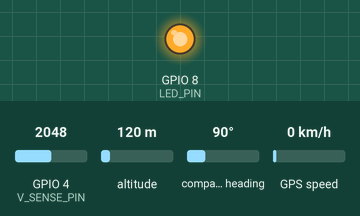
Bench run of a program on a simulated ESP32-C3. Parts: output pins drawn as LEDs (lit = HIGH). The test bench sets the inputs (shaded band); at power-on: altitude 120 m, GPIO 4 (V_SENSE_PIN) = 2048, compass heading 90°, GPS speed 0 km/h. EEPROM starts erased; the GPS gets a fix after 3 s at 37.7749, -122.4194 with 8 satellites; no radio packets arrive unless stated; what the program prints to the serial monitor is not drawn. At 45.0 s the program puts the board to deep sleep or switches it off; the recording ends there.

Above: at 1.4 s.
1.5 s: altitude set to 20 m
At 44.87 s:
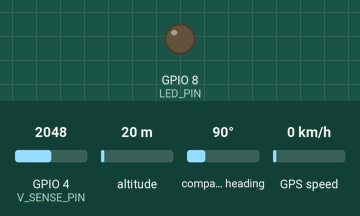
Timing chart, 0 to 45.0 s (numbered marks = the images above; inputs shaded):
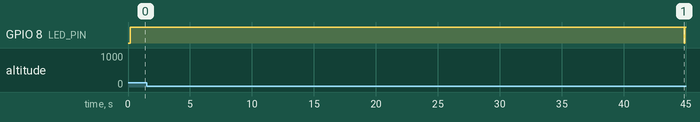

The program:

main.cpp
```cpp
#include "fcn.h"

#define WAIT_TIME_NO_FIX_S 20
#define WAIT_TIME_FIX_S 72
//#define DBG

TinyGPSPlus gps;
GpsData gpsData, oldGpsData;

void setup() {

    Serial.begin(115200);
    Serial1.begin(9600, SERIAL_8N1, GPS_TX_PIN, GPS_RX_PIN);

    #ifdef DBG
    for (uint8_t i = 0; i < 3; i++) {

        vTaskDelay(1000 / portTICK_PERIOD_MS);
        if (Serial) break;
    }
    #endif
    #ifndef DBG
    vTaskDelay(200 / portTICK_PERIOD_MS);
    #endif

    pinMode(LED_PIN, OUTPUT);
    digitalWrite(LED_PIN, 1);
    Serial1.println("$PMTK886,3*2B");
    EEPROM.begin(sizeof(GpsData));
    Serial.println(getVoltage());

    loraInit();
}

void loop() {

    if (Serial1.available()) {

        char c = Serial1.read();
        Serial.print(c);
        if(gps.encode(c)) {

            digitalWrite(LED_PIN, 0);
            gpsData.lat = gps.location.lat();
            gpsData.lng = gps.location.lng();
            gpsData.alt = gps.altitude.feet();
            gpsData.speed = gps.speed.knots();
            digitalWrite(LED_PIN, 1);

            uint16_t gpsMaxWait_ms = 2500;
            #ifdef DBG
            gpsMaxWait_ms = 7000;
            #endif

            if (millis() > gpsMaxWait_ms) {
                // There is GPS fix:
                if (gpsData.lat > 1) {

                    vTaskDelay(100 / portTICK_PERIOD_MS);
                    EEPROM.get(0, oldGpsData);

                    if (gpsData.isPoland() && !oldGpsData.lastWasPolish) {

                        loraSetConditions(434855000, 9, 7);
                        gpsData.lastWasPolish = true;
                    }
                    else {

                        loraSetConditions(433775000, 12, 5);
                        gpsData.lastWasPolish = false;
                    }
                    vTaskDelay(100 / portTICK_PERIOD_MS);

                    String txStr = createFrame(gpsData, oldGpsData);
                    Serial.println(txStr);

                    if (!isDistanceEnough(gpsData, oldGpsData)) {
                        vTaskDelay(41357 / portTICK_PERIOD_MS);
                    }

                    EEPROM.put(0, gpsData);
                    EEPROM.commit();

                    digitalWrite(LED_PIN, 0);
                    loraSend(txStr);
                    digitalWrite(LED_PIN, 1);

                    vTaskDelay(100 / portTICK_PERIOD_MS);

                    // Sleep:
                    goToSleep(WAIT_TIME_FIX_S);
                }
                // There is no GPS fix:
                else {
                    // Sleep:
                    goToSleep(WAIT_TIME_NO_FIX_S);
                }
            }
        }
    }
    vTaskDelay(1 / portTICK_PERIOD_MS);
}
```

fcn.h
```cpp
#ifndef FCN_H
#define FCN_H

#include "pinout.h"
#include <Arduino.h>
#include <TinyGPS++.h>
#include <SPI.h>
#include <LoRa.h>
#include <EEPROM.h>
#include "gpsData.h"

void loraInit();
void loraSetConditions(uint32_t freq, uint8_t sf, uint8_t cr);
void loraSend(String txString);
uint16_t calculateAngle(GpsData gps1, GpsData gps2);
String createFrame(GpsData gpsData, GpsData oldGpsData);
void goToSleep(uint16_t seconds);
float getVoltage();
bool isDistanceEnough(GpsData gpsData, GpsData oldGpsData);

#endif
```

gpsData.h
```cpp
#ifndef GPSDATA_H
#define GPSDATA_H

#include <stdint.h>

class GpsData {

public:

    float lat;
    float lng;
    uint16_t alt;
    uint16_t speed;
    bool lastWasPolish;

    bool isInSquare(float N, float S, float W, float E);
    bool isPoland();
};

#endif
```

pinout.h
```cpp
#ifndef PINOUT_H
#define PINOUT_H

#define GPS_TX_PIN 20
#define GPS_RX_PIN 21

#define SCK_PIN 5
#define MISO_PIN 1
#define MOSI_PIN 10
#define LORA_CS_PIN 0
#define LORA_RES_PIN 6
#define LORA_D0_PIN 7

#define V_SENSE_PIN 4
#define LED_PIN 8

#endif
```

fcn.cpp
```cpp
#include "fcn.h"

void loraInit() {

    SPI.begin(SCK_PIN, MISO_PIN, MOSI_PIN, LORA_CS_PIN);
    LoRa.setPins(LORA_CS_PIN, LORA_RES_PIN, LORA_D0_PIN);
    LoRa.setSignalBandwidth(125E3);

    if (LoRa.begin(433775000)) Serial.println("LoRa dziala");
    else Serial.println("LoRa nie dziala");

    LoRa.setTimeout(100);
    LoRa.setTxPower(12);
    LoRa.enableCrc();

    LoRa.sleep();
}

void loraSetConditions(uint32_t freq, uint8_t sf, uint8_t cr) {

    LoRa.idle();

    LoRa.setFrequency(freq);
    LoRa.setSpreadingFactor(sf);
    LoRa.setCodingRate4(cr);
}

void loraSend(String txString) {

    LoRa.beginPacket();
    LoRa.write('<');
    LoRa.write(0xFF);
    LoRa.write(0x01);
    LoRa.write((const uint8_t *)txString.c_str(), txString.length());
    LoRa.endPacket();

    LoRa.sleep();
}

String create_lat_aprs(double lat) {
    char str[20];
    char n_s = 'N';
    if (lat < 0) {
        n_s = 'S';
    }
    lat = std::abs(lat);
    sprintf(str, "%02d%05.2f%c", (int)lat, (lat - (double)((int)lat)) * 60.0, n_s);
    String lat_str(str);
    return lat_str;
}

String create_long_aprs(double lng) {
    char str[20];
    char e_w = 'E';
    if (lng < 0) {
        e_w = 'W';
    }
    lng = std::abs(lng);
    sprintf(str, "%03d%05.2f%c", (int)lng, (lng - (double)((int)lng)) * 60.0, e_w);
    String lng_str(str);
    return lng_str;
}

uint16_t calculateAngle(GpsData gps1, GpsData gps2) {

    const double deltaLon = gps2.lng - gps1.lng;

    const double x = cos(gps2.lat * PI / 180.0) * sin(deltaLon * PI / 180.0);
    const double y = cos(gps1.lat * PI / 180.0) * sin(gps2.lat * PI / 180.0) -
                     sin(gps1.lat * PI / 180.0) * cos(gps2.lat * PI / 180.0) *
                     cos(deltaLon * PI / 180.0);

    int16_t bearing = atan2(x, y) * 180.0 / PI;

    // Konwersja z (-180, 180] do [0, 360):
    if (bearing < 0) bearing += 360;
    return bearing % 360;
}

String createFrame(GpsData gpsData, GpsData oldGpsData) {

    String latString = create_lat_aprs(gpsData.lat);
    String lngString = create_long_aprs(gpsData.lng);

    char altString[10], speedString[20];
    sprintf(altString, "%06d", gpsData.alt);
    if (gpsData.speed == 0) gpsData.speed = 1;
    sprintf(speedString, "%03d/%03d", calculateAngle(oldGpsData, gpsData), gpsData.speed);

    String frame = "SP3MIK-13>APLT00,WIDE";

    if (gpsData.alt > 3000) frame += String(1);
    else frame += String(2);

    frame += "-1:!";
    frame += latString + "/" + lngString; //5106.57N/01703.45E
    frame += "O";
    frame += speedString;
    frame += "/A=";
    frame += altString; //000390
    frame += String(getVoltage(), 2) + "V";

    return frame;
}

void goToSleep(uint16_t seconds) {

    Serial.println("Going to sleep!");
    esp_sleep_enable_timer_wakeup(seconds * 1e6);
    esp_deep_sleep_start();
}

float getVoltage() {

    float voltage = 0.0;
    uint16_t adcValue = analogRead(V_SENSE_PIN);
    if (adcValue > 0) {
        voltage = ((adcValue / 4095.0) * (3.3 - 0.2)) * 3;
    }

    return voltage;
}

bool isDistanceEnough(GpsData gpsData, GpsData oldGpsData) {

    float latDiff = fabs(gpsData.lat - oldGpsData.lat);
    float lngDiff = fabs(gpsData.lng - oldGpsData.lng);

    return latDiff > 0.001 || lngDiff > 0.001;
}
```

gpsData.cpp
```cpp
#include "gpsData.h"

bool GpsData::isInSquare(float N, float S, float W, float E) {

    return (
        this->lat > S && this->lat < N &&
        this->lng > W && this->lng < E
    );
}

/************************************************************* */

bool GpsData::isPoland() {

    const float poland_N = 54;
    const float poland_S = 50.5;
    const float poland_W = 15;
    const float poland_E = 23.5;

    return isInSquare(poland_N, poland_S, poland_W, poland_E);
}
```
